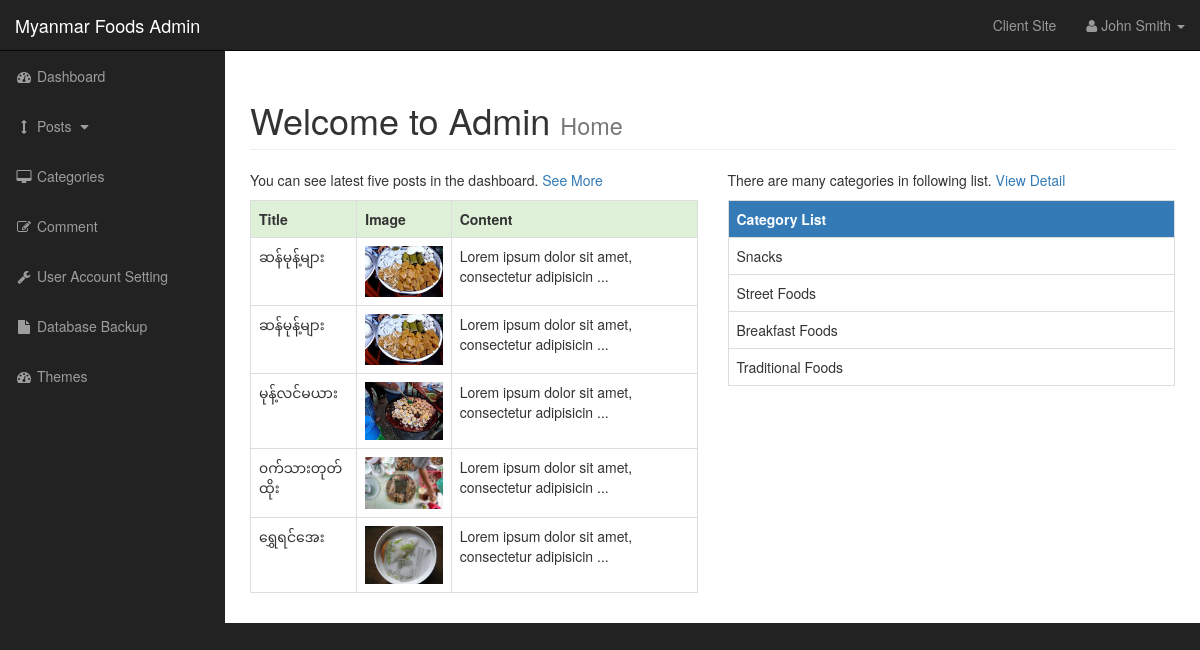
/admin/index.php (signed in), run on the app's committed database.
### tables this page shows
CREATE TABLE `post` (
  `post_id` int(11) NOT NULL,
  `post_cat_id` int(11) NOT NULL,
  `post_title` varchar(100) NOT NULL,
  `post_author` varchar(100) NOT NULL,
  `post_date` date NOT NULL,
  `post_image` varchar(200) NOT NULL,
  `post_tag` varchar(100) NOT NULL,
  `post_content` text NOT NULL
);

CREATE TABLE `categories` (
  `cat_id` int(11) NOT NULL,
  `cat_title` varchar(100) NOT NULL
);

### admin/functions.php (called while the page is built, shortened)
<?php
	function escape($string){
		global $con;
		return mysqli_real_escape_string($con, $string);
	}
 ?>

### admin/index.php (the view, shortened to what this page needs)
<?php include_once "include_admin/admin_header.php" ?>
    <div id="wrapper">
       <?php include_once "include_admin/admin_nav.php" ?>
        <div id="page-wrapper">
            <div class="container-fluid">
                <div class="row">
                    <div class="col-lg-12">
                        <h1 class="page-header">
                            Welcome to Admin
                            <small>Home</small>
                        </h1>
                    </div>
                    <div class="col-lg-6">
                    <p>You can see latest five posts in the dashboard.
                        <a href="post.php">See More</a>
                    </p>
    <table class="table-bordered table table-responsive">
        <tr class="bg-success">
            <th>Title</th>
            <th>Image</th>
            <th>Content</th>
        </tr>
        <?php
            $sql ="SELECT * FROM post ORDER BY post_id DESC LIMIT 0,5";
            $result = mysqli_query($con, $sql);
            while ($row = mysqli_fetch_assoc($result)):
                $post_title = escape($row['post_title']);
                $post_image = basename($row['post_image']);
                $post_content = escape($row['post_content']);
        ?>
        <tr>
            <td><?php echo "$post_title"; ?></td>
            <td><img src="../images/<?php echo "$post_image"; ?>" class="img-responsive" width="100px"></td>
            <td>
                <?php echo substr($post_content, 0 ,50); ?>
                <?php echo strlen($post_content) > 50 ? '...' : '' ?>
            </td>
        </tr>
        <?php endwhile; ?>
    </table>
                    </div>
                    <div class="col-lg-6">
                        <p>There are many categories in following list.
                            <a href="admin_categories.php">View Detail</a>
                        </p>
    <table class="table table-bordered">
       <tr class="bg-primary">
            <th>Category List</th>
        </tr>
    <?php
      $sql = "SELECT * FROM categories ORDER BY cat_id DESC";
      $result = mysqli_query($con, $sql);
      while ($row = mysqli_fetch_assoc($result)):
        $cat_title = escape($row['cat_title']);
    ?>
    <tr>
      <td><?php echo "$cat_title"; ?></td>
    </tr>
    <?php
      endwhile;
    ?>
</table>
                    </div>
                </div>
            </div>
        </div>
    </div>
<?php include_once "include_admin/admin_footer.php" ?>

### admin/include_admin/admin_header.php (shortened to what this page needs)
<?php
    require_once "db.php";
    require_once "functions.php";
 ?>
<!DOCTYPE html>
<html lang="en">
<head>
    <link href="css/bootstrap.min.css" rel="stylesheet">
    <link href="css/sb-admin.css" rel="stylesheet">
    <link href="font-awesome/css/font-awesome.min.css" rel="stylesheet" type="text/css">
</head>
<body>

### admin/include_admin/admin_nav.php (shortened to what this page needs)
<nav class="navbar navbar-inverse navbar-fixed-top" role="navigation">
           <div class="navbar-header">
               <a class="navbar-brand" href="index.php">Myanmar Foods Admin</a>
           </div>
           <ul class="nav navbar-right top-nav">
               <li>
                   <a href="../index.php">Client Site</a>
               </li>
               <li class="dropdown">
                   <a href="#" class="dropdown-toggle" data-toggle="dropdown"><i class="fa fa-user"></i> John Smith <b class="caret"></b></a>
               </li>
           </ul>
           <div class="collapse navbar-collapse navbar-ex1-collapse">
               <ul class="nav navbar-nav side-nav">
                   <li>
                       <a href="index.php"><i class="fa fa-fw fa-dashboard"></i> Dashboard</a>
                   </li>
                   <li>
                       <a href="javascript:;" data-toggle="collapse" data-target="#demo"><i class="fa fa-fw fa-arrows-v"></i> Posts <i class="fa fa-fw fa-caret-down"></i></a>
                   </li>
                   <li>
                       <a href="admin_categories.php"><i class="fa fa-fw fa-desktop"></i> Categories</a>
                   </li>
                   <li>
                       <a href="comment.php"><i class="fa fa-fw fa-edit"></i> Comment</a>
                   </li>
                   <li>
                       <a href="#"><i class="fa fa-fw fa-wrench"></i> User Account Setting</a>
                   </li>
                   <li>
                       <a href="#"><i class="fa fa-fw fa-file"></i> Database Backup</a>
                   </li>
                   <li>
                       <a href="index-rtl.html"><i class="fa fa-fw fa-dashboard"></i> Themes</a>
                   </li>
               </ul>
           </div>
       </nav>

### admin/include_admin/admin_footer.php (shortened to what this page needs)
</body>
</html>

### admin/css/sb-admin.css (style rules this page uses)
body { margin-top: 100px; background-color: #222; }
@media (min-width:768px) { body { margin-top: 50px; } }
#wrapper { padding-left: 0; }
#page-wrapper { width: 100%; padding: 0; background-color: #fff; }
@media (min-width:768px) { #wrapper { padding-left: 225px; } }
@media (min-width:768px) { #page-wrapper { padding: 10px; } }
.top-nav { padding: 0 15px; }
.top-nav>li { display: inline-block; float: left; }
.top-nav>li>a { padding-top: 15px; padding-bottom: 15px; line-height: 20px; color: #999; }
@media (min-width:768px) { .side-nav { position: fixed; top: 51px; left: 225px; width: 225px; margin-left: -225px; border: none; border-radius: 0; overflow-y: auto; background-color: #222; } }
@media (min-width:768px) { .side-nav>li>a { width: 225px; } }

### data on the page
post: post_title "ဆန်မုန့်များ", post_image (picture), post_content "Lorem ipsum dolor sit amet, consectetur adipisicin"
post: post_title "ဆန်မုန့်များ", post_image (picture), post_content "Lorem ipsum dolor sit amet, consectetur adipisicin"
post: post_title "မုန့်လင်မယား", post_image (picture), post_content "Lorem ipsum dolor sit amet, consectetur adipisicin"
post: post_title "၀က်သားတုတ်ထိုး", post_image (picture), post_content "Lorem ipsum dolor sit amet, consectetur adipisicin"
post: post_title "ရွှေရင်အေး", post_image (picture), post_content "Lorem ipsum dolor sit amet, consectetur adipisicin"
categories: cat_title "Snacks"
categories: cat_title "Street Foods"
categories: cat_title "Breakfast Foods"
categories: cat_title "Traditional Foods"
